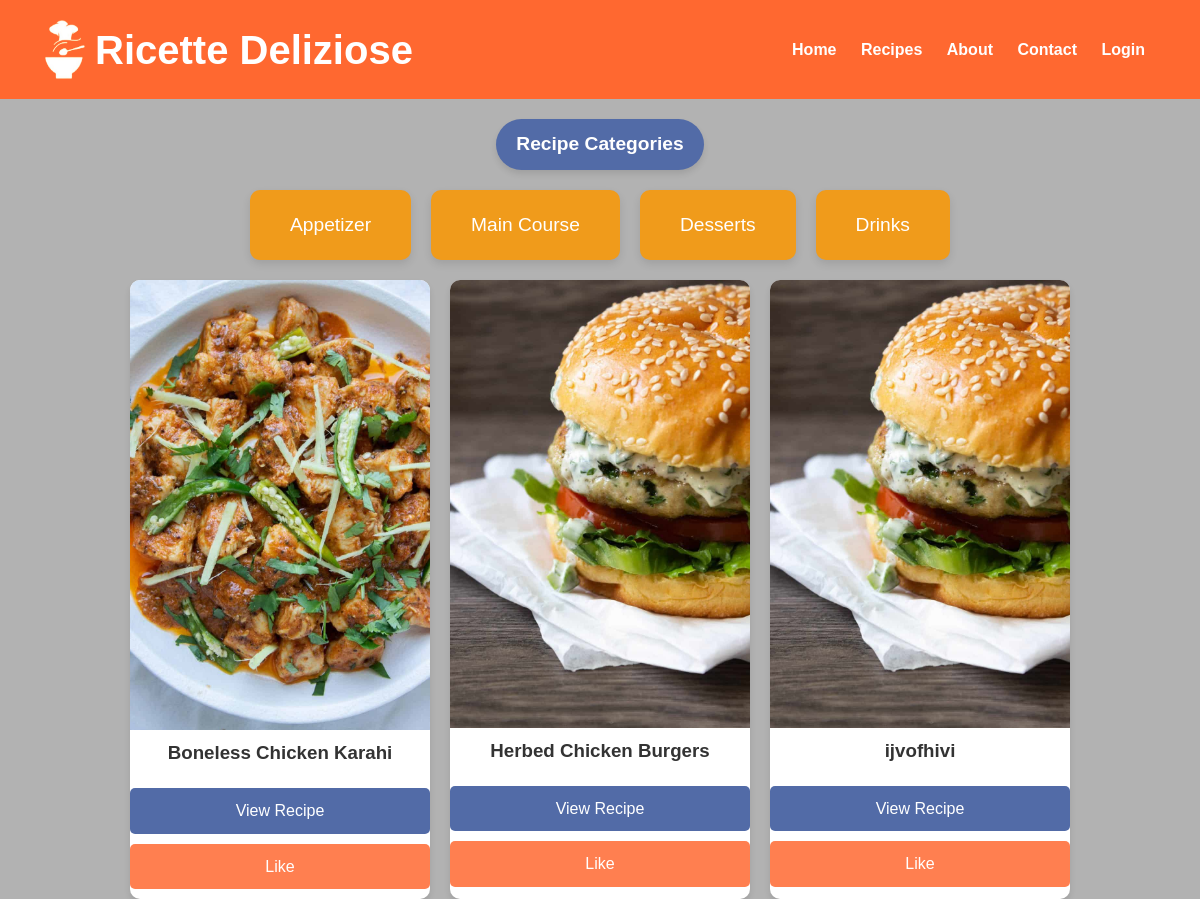
/recipe, run on an earlier commit of the app's database.
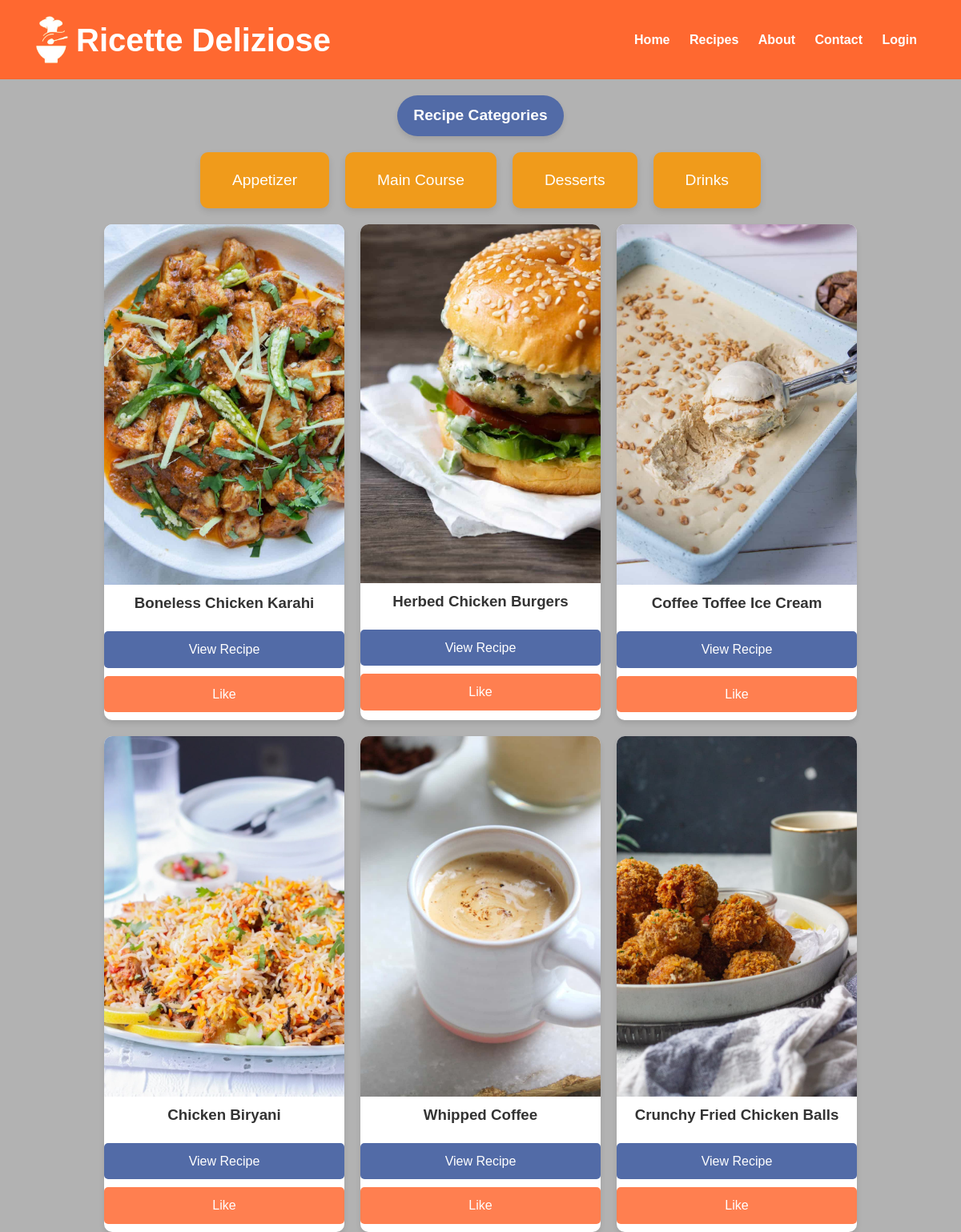
And on a later commit of the database.
### model.py (models this page shows, shortened)
class Recipe(db.Model):
    id = db.Column(db.Integer, primary_key=True)
    title = db.Column(db.String(100), nullable=False)
    description = db.Column(db.Text, nullable=False)
    instructions = db.Column(db.Text, nullable=False)
    image = db.Column(db.String(100), nullable=True)
    created_at = db.Column(db.DateTime, default=datetime.utcnow)
    category_id = db.Column(db.Integer, db.ForeignKey('category.id'), nullable=False)
    ingredients = db.relationship('Ingredient', secondary=recipe_ingredient, backref='recipes')
    category = db.relationship('Category', backref=db.backref('recipes', lazy=True))

### app.py (the view)
@app.route('/recipe', defaults={'category': None})
@app.route('/recipe/<string:category>')
def recipe(category):
    if category:
        recipes = Recipe.query.join(Category).filter(Category.name == category).all()
    else:
        recipes = Recipe.query.all()  # Get all recipes without adding any specific text
    return render_template('recipe.html', recipes=recipes, category=category)

### app.py (called while the page is built)
@app.before_request
def init_categories():
    if Category.query.count() == 0:  # Only add if the category table is empty
        category1 = Category(name="Appetizer")
        category2 = Category(name="Main Course")
        category3 = Category(name="Dessert")
        category4 = Category(name="Drinks")
        db.session.add_all([category1, category2, category3, category4])
        db.session.commit()
        print("Categories added to the database.")

### templates/recipe.html (shortened to what this page needs)
<!DOCTYPE html>
<html lang="en">
<head>
    <link rel="stylesheet" href="{{ url_for('static', filename='css/recipe.css') }}">
</head>
<body>
    <header>
        <div class="container">
           <div class="logo-title">
            <img src="{{ url_for('static', filename='images/logo.png') }}" alt="Logo" class="logo" width="40"
                height="59">
            <h1>Ricette Deliziose</h1>
        </div>
            <nav>
                <a href="{{ url_for('home') }}">Home</a>
                <a href="{{ url_for('recipe') }}">Recipes</a>
                <a href="{{ url_for('about') }}">About</a>
                <a href="{{ url_for('contact') }}">Contact</a>
                {% if 'user_id' in session %}
                {% if session['is_admin'] %}
                <a href="{{ url_for('admin_dashboard') }}">Dashboard</a>
                <a href="{{ url_for('logout') }}">Logout</a>
                {% else %}
                <a href="{{ url_for('profile') }}">Profile</a>
                <a href="{{ url_for('logout') }}">Logout</a>
                {% endif %}
                {% else %}
                <a href="{{ url_for('login') }}">Login</a>
                {% endif %}
            </nav>
        </div>
    </header>
    <main>
        <h2>Recipe Categories</h2>
        <div class="categories">
            <a href="{{ url_for('recipe', category='Appetizer') }}"
                class="{% if category == 'Appetizer' %}active{% endif %}">
                Appetizer
            </a>
            <a href="{{ url_for('recipe', category='Main Course') }}"
                class="{% if category == 'Main Course' %}active{% endif %}">
                Main Course
            </a>
            <a href="{{ url_for('recipe', category='Dessert') }}"
                class="{% if category == 'Desserts' %}active{% endif %}">
                Desserts
            </a>
            <a href="{{ url_for('recipe', category='Drinks') }}" class="{% if category == 'Drinks' %}active{% endif %}">
                Drinks
            </a>
        </div>
        {% if recipes %}
        <div id="recipe-container" class="recipe-grid">
            {% for recipe in recipes %}
            <div class="recipe-item">
                <img src="{{ url_for('static', filename='images/' + recipe.image) }}" alt="{{ recipe.title }}">
                <h3>{{ recipe.title }}</h3>
                <div class="card-buttons">
                    <a href="{{ url_for('recipe_details', recipe_id=recipe.id) }}" class="btn-view">View Recipe</a>
                    <a href="{{ url_for('like_recipe', recipe_id=recipe.id) }}" class="btn-like">Like</a>
                </div>
            </div>
            {% endfor %}
        </div>
        {% else %}
        <p>No recipes available.</p>
        {% endif %}
    </main>
</body>
</html>

### static/css/recipe.css (style rules this page uses)
body, h1, h2, h3, p, a, button { margin: 0; padding: 0; font-family: 'Poppins', sans-serif; text-decoration: none; }
body h2 { margin-bottom: 20px; margin-top: 20px; color: #fff; display: inline-block; background-color: #526ba7; padding: 10px 20px; font-size: 1.2em; border-radius: 50px; text-align: center; box-shadow: 0 4px 6px rgba(0, 0, 0, 0.1); }
body { line-height: 1.6; color: #333; background-image: linear-gradient(rgba(0, 0, 0, 0.3), rgba(0, 0, 0, 0.3)), url('/static/images/bg3.jpg'); background-size: cover; display: flex; flex-direction: column; min-height: 100vh; text-align: center; }
header { background: #FF6830 ; color: white; padding: 20px 0; text-align: center; }
header .container { display: flex; justify-content: space-between; align-items: center; padding: 0 45px; }
header .logo-title { display: flex; align-items: center; }
header .logo-title .logo { margin-right: 10px; }
header .logo-title h1 { margin: 0; padding: 0; font-family: 'Gistesy', sans-serif; font-size: 2.5rem; line-height: 1; }
header nav a { color: white; margin: 0 10px; font-weight: bold; }
.categories { display: flex; justify-content: center; gap: 20px; flex-wrap: wrap; margin-bottom: 20px; }
.categories a { background: #f09b1b; color: white; padding: 20px 40px; font-size: 1.2em; border-radius: 10px; box-shadow: 0 4px 8px rgba(0, 0, 0, 0.1); transition: background 0.3s ease, transform 0.3s ease; }
.recipe-grid { display: flex; justify-content: center; flex-wrap: wrap; gap: 20px; }
.recipe-grid h3 { text-align: center; margin-bottom: 20px; }
.recipe-item { width: 300px; background: white; border-radius: 10px; box-shadow: 0 4px 6px rgba(0, 0, 0, 0.1); overflow: hidden; transition: transform 0.3s ease; }
.recipe-item img { width: 100%; height: auto; }
.card-buttons .btn-like { display: block; margin: 10px auto; background: #ff7f50; color: white; padding: 10px 15px; border-radius: 5px; transition: background 0.3s ease; text-align: center; }
.card-buttons .btn-view { display: block; margin: 10px auto; background: #526ba7; color: white; padding: 10px 15px; border-radius: 5px; transition: background 0.3s ease; text-align: center; }

What changed in the data, as far as the page shows it:
removed Recipe: image (picture), title "ijvofhivi"
added Recipe: image (picture), title "Coffee Toffee Ice Cream"
added Recipe: image (picture), title "Chicken Biryani"
added Recipe: image (picture), title "Whipped Coffee"
added Recipe: image (picture), title "Crunchy Fried Chicken Balls"
